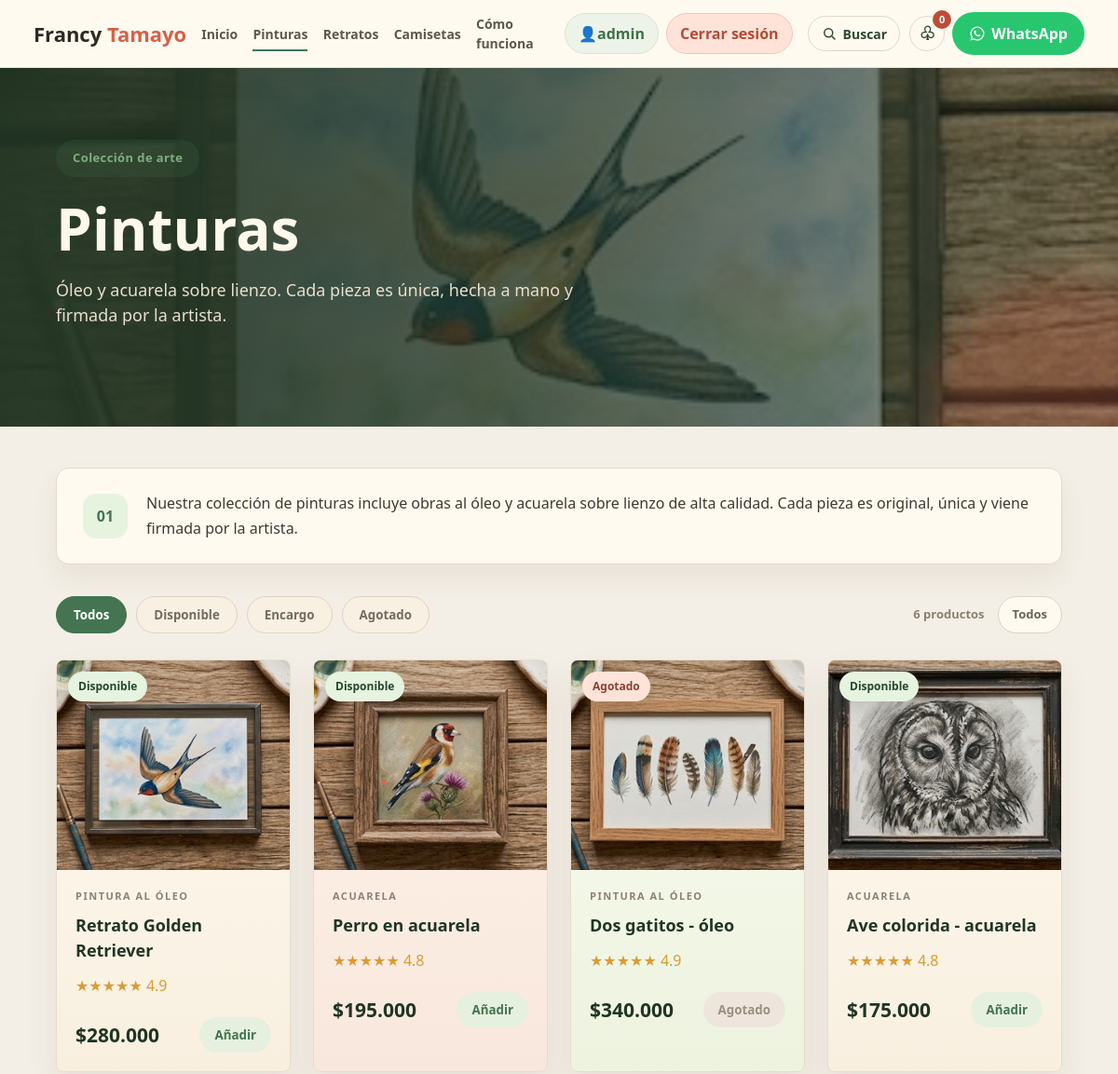
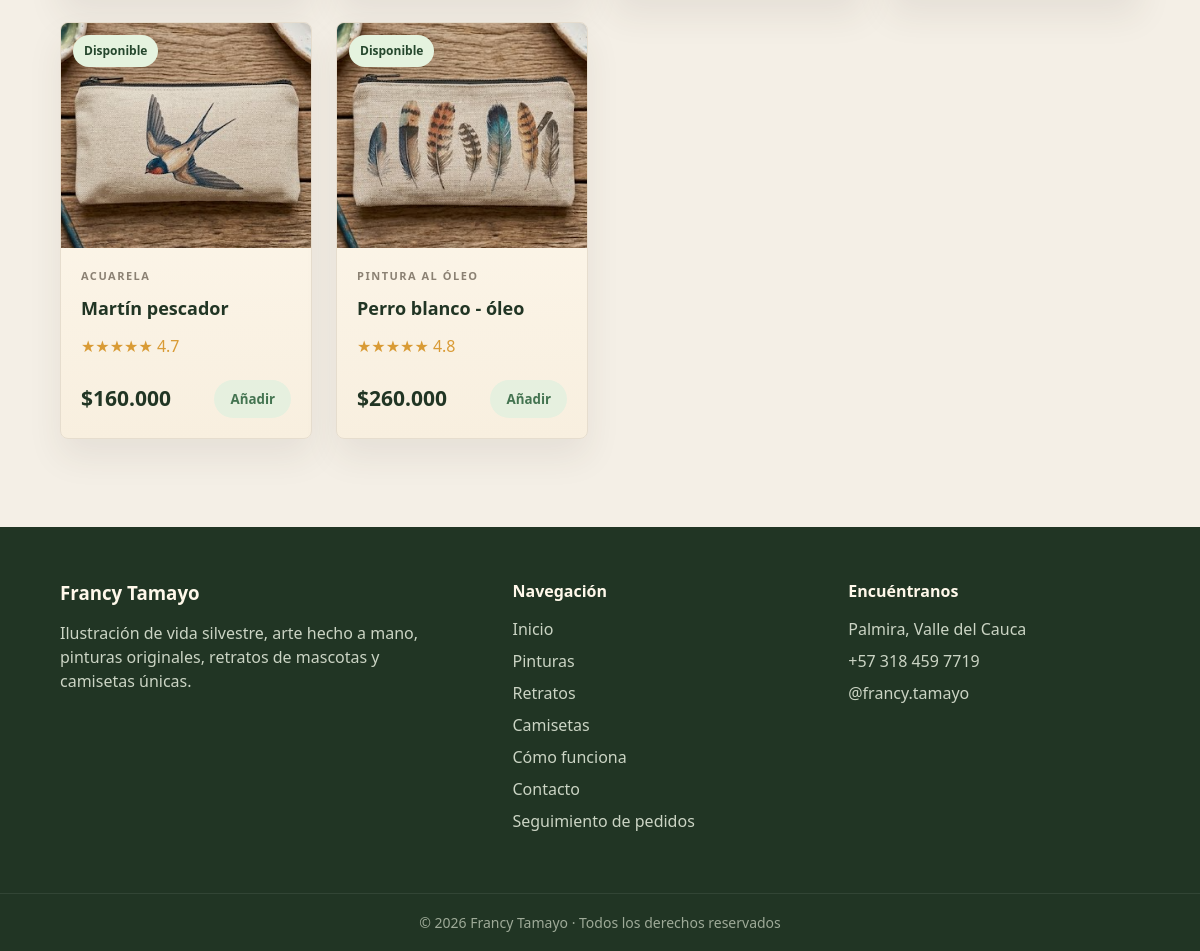
/pinturas.php (signed in), run on the app's committed database (2 pictures, top to bottom).
### tables this page shows
CREATE TABLE IF NOT EXISTS productos (
  id INT AUTO_INCREMENT PRIMARY KEY,
  nombre VARCHAR(120) NOT NULL,
  categoria ENUM('pinturas','retratos','camisetas') NOT NULL,
  tipo VARCHAR(80) NOT NULL,
  descripcion TEXT NULL,
  precio DECIMAL(10,2) NOT NULL DEFAULT 0,
  imagen VARCHAR(255) NOT NULL,
  estado ENUM('disponible','encargo','agotado') NOT NULL DEFAULT 'disponible',
  rating DECIMAL(2,1) NOT NULL DEFAULT 4.8,
  destacado TINYINT(1) NOT NULL DEFAULT 0,
  activo TINYINT(1) NOT NULL DEFAULT 1,
  orden INT NOT NULL DEFAULT 0,
  fecha_creacion TIMESTAMP DEFAULT CURRENT_TIMESTAMP,
  UNIQUE KEY uq_producto_nombre (nombre)
);

### include/funciones.php (called while the page is built, shortened)
<?php
function entradaTexto(mixed $valor): string {
    return is_scalar($valor) ? trim((string) $valor) : '';
}

### include/productos.php (the view, shortened to what this page needs)
<?php
function obtenerProductos(?string $categoria = null, bool $soloActivos = true, ?string $estado = null): array
{
    try {
        $db = conectarDB();
        $condiciones = [];
        $tipos = '';
        $valores = [];
        if ($soloActivos) {
            $condiciones[] = 'activo = 1';
        }
        if ($categoria !== null) {
            $condiciones[] = 'categoria = ?';
            $tipos .= 's';
            $valores[] = $categoria;
        }
        $sql = 'SELECT * FROM productos';
        if ($condiciones) {
            $sql .= ' WHERE ' . implode(' AND ', $condiciones);
        }
        $sql .= ' ORDER BY orden ASC, id ASC';
        $stmt = $db->prepare($sql);
        if ($valores) {
            $stmt->bind_param($tipos, ...$valores);
        }
        $stmt->execute();
        return $stmt->get_result()->fetch_all(MYSQLI_ASSOC);
    } catch (Throwable $error) {
        return productosBase($categoria, $soloActivos, $estado);
    }
}
function etiquetaEstadoProducto(array $producto): string
{
    return match ($producto['estado']) {
        'encargo' => 'Por encargo',
        'agotado' => 'Agotado',
        default => 'Disponible',
    };
}
function claseEstadoProducto(array $producto): string
{
    return match ($producto['estado']) {
        'disponible' => 'available',
        default => 'custom',
    };
}
function renderizarTarjetaProducto(array $producto, bool $enlaceCategoria = false): void
{
    $nombre = htmlspecialchars($producto['nombre']);
    $tipo = htmlspecialchars($producto['tipo']);
    $imagen = htmlspecialchars($producto['imagen']);
    $estado = htmlspecialchars(etiquetaEstadoProducto($producto));
    $claseEstado = htmlspecialchars(claseEstadoProducto($producto));
    $rating = number_format((float) $producto['rating'], 1);
    $estrellasLlenas = (int) round((float) $producto['rating']);
    $estrellas = str_repeat('★', $estrellasLlenas) . str_repeat('☆', 5 - $estrellasLlenas);
    $precio = '$' . number_format((float) $producto['precio'], 0, ',', '.');
    $prefijoPrecio = $producto['estado'] === 'encargo' ? '<small>Desde</small>' : '';
    $deshabilitado = $producto['estado'] === 'agotado' ? ' disabled' : '';
    $textoBoton = $producto['estado'] === 'agotado' ? 'Agotado' : ($producto['estado'] === 'encargo' ? 'Encargar' : 'Añadir');
    $urlCategoria = BASE_URL . $producto['categoria'] . '.php';
    ?>
    <article class="product-card">
        <div class="product-image">
            <span class="badge <?= $claseEstado ?>"><?= $estado ?></span>
            <img src="<?= BASE_URL . $imagen ?>" alt="<?= $nombre ?>">
        </div>
        <div class="product-body">
            <span><?= $tipo ?></span>
            <h3><?= $nombre ?></h3>
            <p class="rating" aria-label="Valoración <?= $rating ?> de 5"><span aria-hidden="true"><?= $estrellas ?></span> <?= $rating ?></p>
            <div class="product-footer">
                <strong class="product-price"><?= $prefijoPrecio ?><?= $precio ?></strong>
                <?php if ($enlaceCategoria): ?>
                    <a href="<?= $urlCategoria ?>">Ver más</a>
                <?php else: ?>
                    <button class="add-to-cart" data-id="<?= (int) $producto['id'] ?>" data-product="<?= $nombre ?>" data-category="<?= $tipo ?>" data-price="<?= (float) $producto['precio'] ?>" data-image="<?= $imagen ?>"<?= $deshabilitado ?>><?= $textoBoton ?></button>
                <?php endif; ?>
            </div>
        </div>
    </article>
    <?php
}

### pinturas.php (shortened to what this page needs)
<?php
require 'include/funciones.php';
require 'include/productos.php';
$estadoFiltro = entradaTexto($_GET['estado'] ?? '');
$estadosValidos = ['disponible', 'encargo', 'agotado'];
if (!in_array($estadoFiltro, $estadosValidos, true)) $estadoFiltro = '';
$productos = obtenerProductos('pinturas', true, $estadoFiltro ?: null);
?>
<main class="category-page category-paintings">
    <section class="category-hero">
        <div class="container category-hero-content">
            <span class="category-pill">Colección de arte</span>
            <h1>Pinturas</h1>
            <p>Óleo y acuarela sobre lienzo. Cada pieza es única, hecha a mano y firmada por la artista.</p>
        </div>
    </section>
    <section class="category-store">
        <div class="container">
            <div class="category-note">
                <span class="note-icon">01</span>
                <p>Nuestra colección de pinturas incluye obras al óleo y acuarela sobre lienzo de alta calidad. Cada pieza es original, única y viene firmada por la artista.</p>
            </div>
            <div class="store-toolbar">
                <form class="filter-list" method="GET" aria-label="Filtrar pinturas por disponibilidad">
                    <button class="filter <?= $estadoFiltro === '' ? 'active' : '' ?>" type="submit" name="estado" value="">Todos</button>
                    <button class="filter <?= $estadoFiltro === 'disponible' ? 'active' : '' ?>" type="submit" name="estado" value="disponible">Disponible</button>
                    <button class="filter <?= $estadoFiltro === 'encargo' ? 'active' : '' ?>" type="submit" name="estado" value="encargo">Encargo</button>
                    <button class="filter <?= $estadoFiltro === 'agotado' ? 'active' : '' ?>" type="submit" name="estado" value="agotado">Agotado</button>
                </form>
                <div class="store-count">
                    <span><?= count($productos) ?> productos</span>
                    <strong><?= $estadoFiltro ? ucfirst($estadoFiltro) : 'Todos' ?></strong>
                </div>
            </div>
            <?php if ($productos): ?>
                <div class="product-grid category-products">
                    <?php foreach ($productos as $producto): ?>
                        <?php renderizarTarjetaProducto($producto); ?>
                    <?php endforeach; ?>
                </div>
            <?php else: ?>
                <div class="search-empty">No hay pinturas con este filtro por ahora. Prueba con otra disponibilidad.</div>
            <?php endif; ?>
        </div>
    </section>
</main>
<?php include 'include/templates/footer.php'; ?>

### assets/css/base/global.css (style rules this page uses)
html, body { background-color:#050505; background-image: linear-gradient(rgba(255,255,255,.035) 1px, transparent 1px), linear-gradient(90deg, rgba(255,255,255,.035) 1px, transparent 1px), url('../../imagenes/137042075-grid-square-graph-line-full-page-on-black-paper-background-paper-grid-square-graph-line-texture-of.jpg'); background-size:32px 32px; background-attachment:fixed; }
body { color:#fff; line-height:1.5; }
body::before { content:""; position:fixed; inset:0; pointer-events:none; background:radial-gradient(circle at top, rgba(0,208,132,.05), transparent 35%); z-index:-1; }
img { width:100%; display:block; transition:.5s; }
section { padding:110px 0; }
.container { width:90%; max-width:1200px; margin:auto; }

### assets/css/paginas/tienda.css (style rules this page uses)
.search-card .product-footer button,.add-to-cart { border:0;background:#e6f0df;color:#447451;padding:10px 16px;border-radius:999px;font-weight:900;cursor:pointer;transition:background .2s ease }
.add-to-cart:disabled { cursor:not-allowed;background:#eee6dc;color:#9b8f80 }

### data on the page
productos: estado "Disponible", imagen (picture), tipo "PINTURA AL ÓLEO", nombre "Retrato Golden Retriever", rating "★★★★★", rating "4.9", precio "$280.000", estado "Añadir"
productos: estado "Disponible", imagen (picture), tipo "ACUARELA", nombre "Perro en acuarela", rating "★★★★★", rating "4.8", precio "$195.000", estado "Añadir"
productos: estado "Agotado", imagen (picture), tipo "PINTURA AL ÓLEO", nombre "Dos gatitos - óleo", rating "★★★★★", rating "4.9", precio "$340.000"
productos: estado "Disponible", imagen (picture), tipo "ACUARELA", nombre "Ave colorida - acuarela", rating "★★★★★", rating "4.8", precio "$175.000", estado "Añadir"
productos: estado "Disponible", imagen (picture), tipo "ACUARELA", nombre "Martín pescador", rating "★★★★★", rating "4.7", precio "$160.000", estado "Añadir"
productos: estado "Disponible", imagen (picture), tipo "PINTURA AL ÓLEO", nombre "Perro blanco - óleo", rating "★★★★★", rating "4.8", precio "$260.000", estado "Añadir"

### other printed values
$_SESSION['usuario'] "admin"
count($productos) "6"
